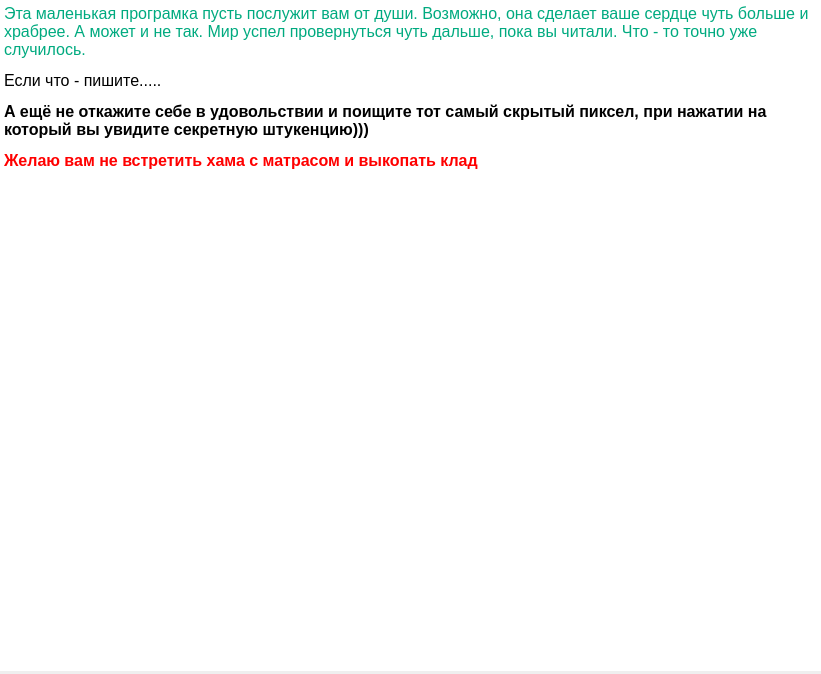
<?xml version="1.0" encoding="UTF-8"?>
<ui version="4.0">
 <class>DialogAbout</class>
 <widget class="QDialog" name="DialogAbout">
  <property name="geometry">
   <rect>
    <x>0</x>
    <y>0</y>
    <width>821</width>
    <height>674</height>
   </rect>
  </property>
  <property name="sizePolicy">
   <sizepolicy hsizetype="Fixed" vsizetype="Fixed">
    <horstretch>0</horstretch>
    <verstretch>0</verstretch>
   </sizepolicy>
  </property>
  <property name="minimumSize">
   <size>
    <width>821</width>
    <height>674</height>
   </size>
  </property>
  <property name="maximumSize">
   <size>
    <width>821</width>
    <height>674</height>
   </size>
  </property>
  <property name="windowTitle">
   <string>О Вас и нас</string>
  </property>
  <widget class="QTextEdit" name="textEdit">
   <property name="geometry">
    <rect>
     <x>0</x>
     <y>0</y>
     <width>821</width>
     <height>671</height>
    </rect>
   </property>
   <property name="sizePolicy">
    <sizepolicy hsizetype="Fixed" vsizetype="Fixed">
     <horstretch>0</horstretch>
     <verstretch>0</verstretch>
    </sizepolicy>
   </property>
   <property name="minimumSize">
    <size>
     <width>821</width>
     <height>671</height>
    </size>
   </property>
   <property name="maximumSize">
    <size>
     <width>821</width>
     <height>671</height>
    </size>
   </property>
   <property name="frameShape">
    <enum>QFrame::NoFrame</enum>
   </property>
   <property name="verticalScrollBarPolicy">
    <enum>Qt::ScrollBarAlwaysOff</enum>
   </property>
   <property name="horizontalScrollBarPolicy">
    <enum>Qt::ScrollBarAlwaysOff</enum>
   </property>
   <property name="readOnly">
    <bool>true</bool>
   </property>
   <property name="html">
    <string>&lt;!DOCTYPE HTML PUBLIC &quot;-//W3C//DTD HTML 4.0//EN&quot; &quot;http://www.w3.org/TR/REC-html40/strict.dtd&quot;&gt;
&lt;html&gt;&lt;head&gt;&lt;meta name=&quot;qrichtext&quot; content=&quot;1&quot; /&gt;&lt;style type=&quot;text/css&quot;&gt;
p, li { white-space: pre-wrap; }
&lt;/style&gt;&lt;/head&gt;&lt;body style=&quot; font-family:'MS Shell Dlg 2'; font-size:8.25pt; font-weight:400; font-style:normal;&quot;&gt;
&lt;p style=&quot; margin-top:12px; margin-bottom:12px; margin-left:0px; margin-right:0px; -qt-block-indent:0; text-indent:0px;&quot;&gt;&lt;span style=&quot; font-size:12pt; color:#00aa7f;&quot;&gt;Эта маленькая програмка пусть послужит вам от души. Возможно, она сделает ваше сердце чуть больше и храбрее. А может и не так. Мир успел провернуться чуть дальше, пока вы читали. Что - то точно уже случилось.&lt;/span&gt;&lt;/p&gt;
&lt;p style=&quot; margin-top:12px; margin-bottom:12px; margin-left:0px; margin-right:0px; -qt-block-indent:0; text-indent:0px;&quot;&gt;&lt;span style=&quot; font-size:12pt; color:#000000;&quot;&gt;Если что - пишите.....&lt;/span&gt;&lt;/p&gt;
&lt;p style=&quot; margin-top:12px; margin-bottom:12px; margin-left:0px; margin-right:0px; -qt-block-indent:0; text-indent:0px;&quot;&gt;&lt;span style=&quot; font-size:12pt; font-weight:600;&quot;&gt;А ещё не откажите себе в удовольствии и поищите тот самый скрытый пиксел, при нажатии на который вы увидите секретную штукенцию)))&lt;/span&gt;&lt;/p&gt;
&lt;p style=&quot; margin-top:12px; margin-bottom:12px; margin-left:0px; margin-right:0px; -qt-block-indent:0; text-indent:0px;&quot;&gt;&lt;span style=&quot; font-size:12pt; font-weight:600; color:#ff0000;&quot;&gt;Желаю вам не встретить хама с матрасом и выкопать клад&lt;/span&gt;&lt;/p&gt;&lt;/body&gt;&lt;/html&gt;</string>
   </property>
   <property name="textInteractionFlags">
    <set>Qt::NoTextInteraction</set>
   </property>
  </widget>
 </widget>
 <resources/>
 <connections/>
</ui>
